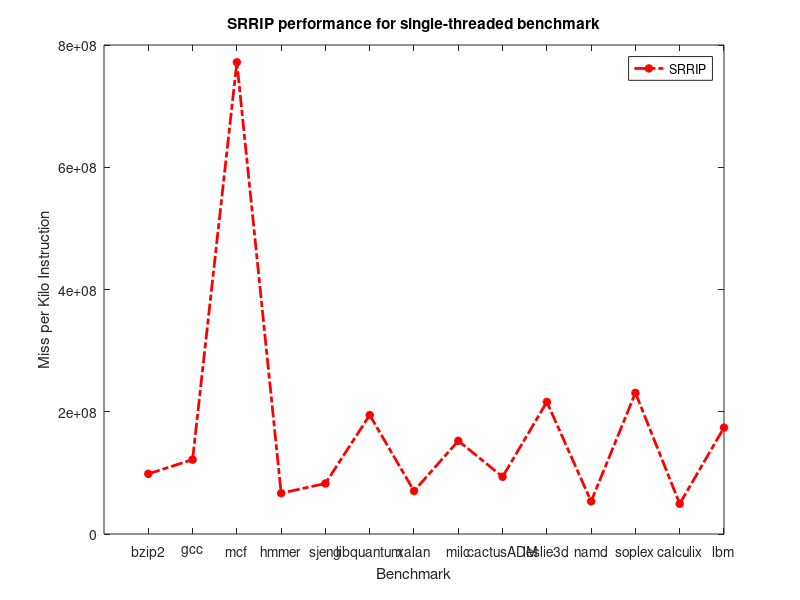
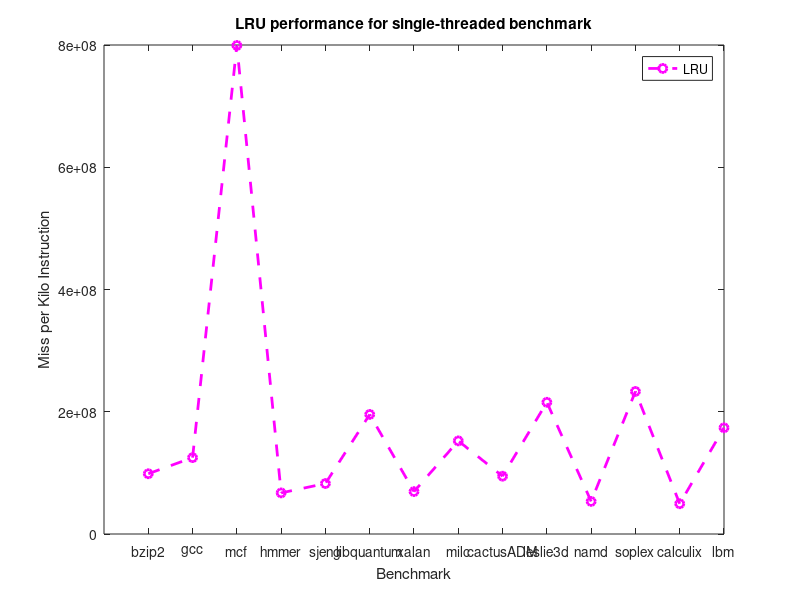
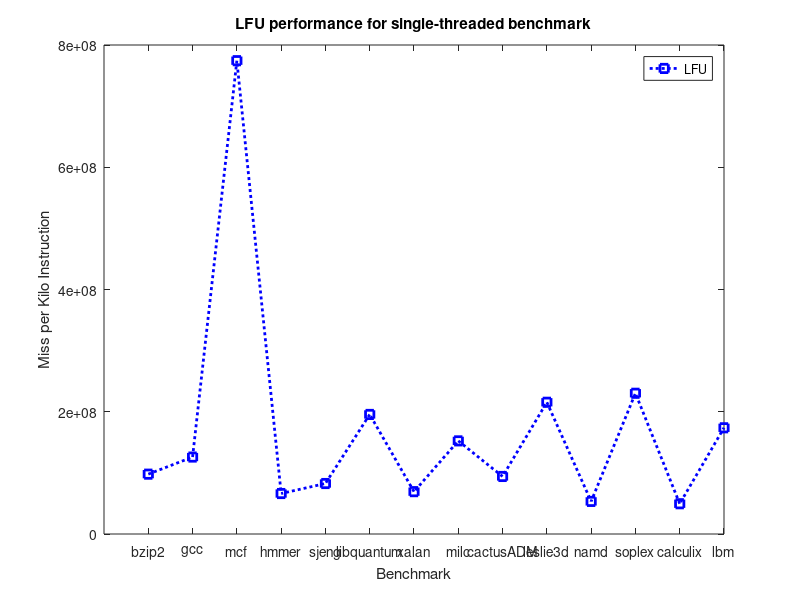
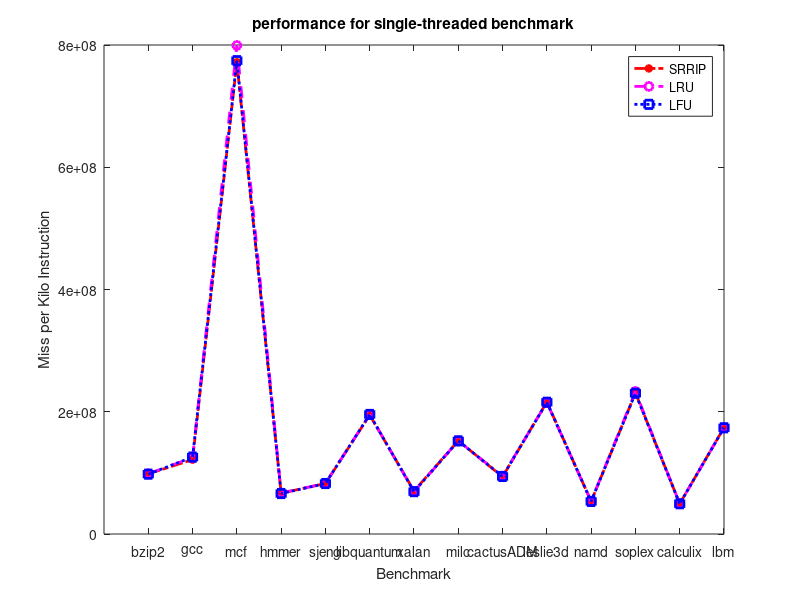

MATLAB code to generate these figures, in order:


x1 = {'bzip2','gcc','mcf','hmmer','sjeng','libquantum','xalan','milc','cactusADM','leslie3d','namd','soplex','calculix','lbm'};
SRRIP1= [ 
98393680.0,
121659502.0,
771793261.0,
66694374.0,
82698857.0,
194613437.0,
70379735.0,
152465076.0,
93643018.0,
216049700.0,
53332622.0,
230920169.0,
49427634.0,
174104334.0,
];
LRU1= [ 
98572418.0,
124936377.0,
799250636.0,
67233594.0,
82597427.0,
195614552.0,
69400569.0,
152339806.0,
94579485.0,
215501708.0,
53321607.0,
233220891.0,
49498006.0,
173755432.0,
];
LFU1= [ 
97895595.0,
125889667.0,
774333988.0,
66225170.0,
82589642.0,
195593128.0,
69279027.0,
152349318.0,
94123918.0,
215525648.0,
53333361.0,
230256172.0,
49497623.0,
173755274.0,
];


h = figure;
plot(SRRIP1,'-.r*','LineWidth',2);
title('SRRIP performance for single-threaded benchmark')
legend('SRRIP')
xlabel('Benchmark')
ylabel('Miss per Kilo Instruction')
set(gca,'XTick',[1 : 1 : 14])
set(gca,'Xticklabel',x1,'XTickLabelRotation',90)
saveas(gca,'SRRIP_performance_single.png')

g = figure;
plot(LRU1,'--mo','LineWidth',2);
title('LRU performance for single-threaded benchmark')
legend('LRU')
xlabel('Benchmark')
ylabel('Miss per Kilo Instruction')
set(gca,'XTick',[1 : 1 : 14])
set(gca,'Xticklabel',x1,'XTickLabelRotation',90)
saveas(gca,'LRU_performance_single.png')

a = figure;
plot(LFU1,':bs','LineWidth',2);
title('LFU performance for single-threaded benchmark')
legend('LFU')
xlabel('Benchmark')
ylabel('Miss per Kilo Instruction')
set(gca,'XTick',[1 : 1 : 14])
set(gca,'Xticklabel',x1,'XTickLabelRotation',90)
saveas(gca,'LFU_performance_single.png')

b = figure;
plot(SRRIP1,'-.r*','LineWidth',2);hold on
plot(LRU1,'--mo','LineWidth',2);
plot(LFU1,':bs','LineWidth',2);
title('performance for single-threaded benchmark')
legend('SRRIP','LRU','LFU')
xlabel('Benchmark')
ylabel('Miss per Kilo Instruction')
set(gca,'XTick',[1 : 1 : 14])
set(gca,'Xticklabel',x1,'XTickLabelRotation',90)
saveas(gca,'performance_single.png')
hold off;


y_RRIP1 = LRU1 ./ SRRIP1;
y_LFU1= LRU1 ./ LFU1;

geomean(y_RRIP1)
geomean(y_LFU1)

d =figure;
plot_data1 = [y_RRIP1 y_LFU1];
bar(plot_data1);hold on;
legend('SRRIP','LFU')
title('performance improvement(%) over LRU single-threaded')
xlabel('Benchmark')
ylabel('performance improvement(%)')
set(gca,'Xticklabel',x1,'XTickLabelRotation',90)
hold off;
saveas(gca,'p_Improvement_single.png')
